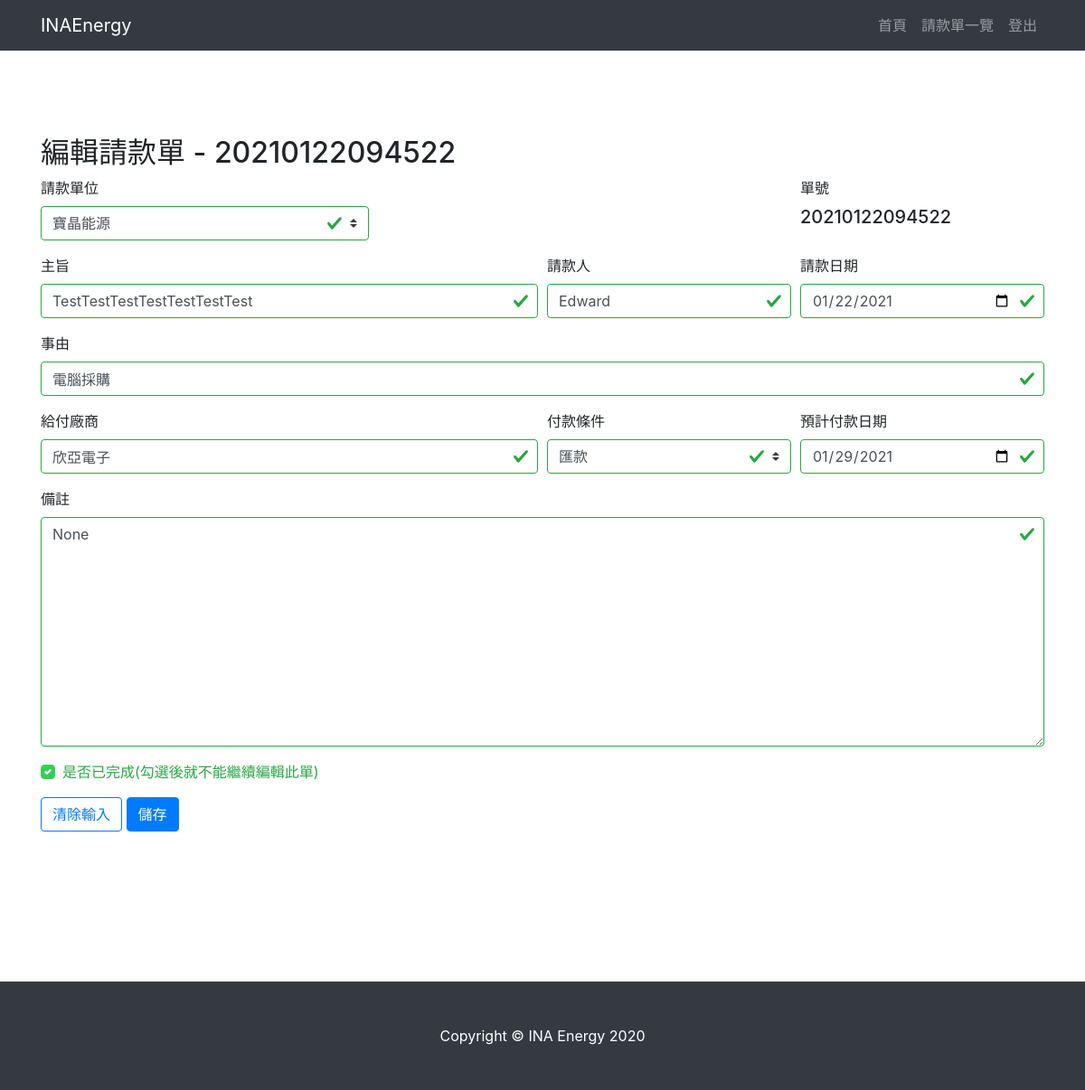
Page /invoice/5/update/ (signed in) on the committed database.
### invoice/models.py (models this page shows, shortened)
class Invoice(models.Model):
    REMIT = '匯款'
    CHECK = '支票'
    CASH = '現金'
    PAY_METHOD_CHOICE = (
        (REMIT, '匯款'),
        (CHECK, '支票'),
        (CASH, '現金'),
    )
    serial_num = models.CharField(max_length=15)
    employee = models.CharField(max_length=20)
    title = models.CharField(max_length=100)
    purpose = models.CharField(max_length=200)
    filldate = models.DateField(
        default=timezone.now()
    )
    request_unit = models.ForeignKey(
        'RequestUnit',
        on_delete=models.PROTECT,
    )
    pay_comp = models.CharField(max_length=100)
    pay_methold = models.CharField(
        max_length=10,
        choices=PAY_METHOD_CHOICE,
        default=REMIT,
    )
    pay_date = models.DateField()
    is_approved = models.BooleanField(default=False)
    is_completed = models.BooleanField(default=False)
    is_valid = models.BooleanField(default=True)
    remark = models.CharField(max_length=500, default="None")
    creat_time = models.DateTimeField(auto_now_add=True)
    update_time = models.DateTimeField(auto_now=True)

### invoice/views.py (the view)
# urls.py: path('<int:invoice_id>/update/', views.invoice_update, name='InvoiceUpdate'),
@login_required
def invoice_update(request, invoice_id):
    invoice = Invoice.objects.get(pk=invoice_id)
    form = InvoiceUpdateModelForm(instance=invoice)
    template = loader.get_template('invoice/edit.html')
    if request.method == "POST":
        form = InvoiceUpdateModelForm(request.POST, instance=invoice)
        if form.is_valid():
            form.save()
        return redirect("/invoice/" + str(invoice_id))
    context = {
        'invoice': invoice,
        'form': form,
    }
    return HttpResponse(template.render(context, request))

### invoice/forms.py
class InvoiceUpdateModelForm(forms.ModelForm):
    class Meta:
        model = Invoice
        exclude = ['serial_num', 'is_approved', 'is_valid']
        widgets = {
            'employee': forms.TextInput(attrs={'class': 'form-control is-valid'}),
            'title': forms.TextInput(attrs={'class': 'form-control is-valid'}),
            'purpose': forms.TextInput(attrs={'class': 'form-control is-valid'}),
            'filldate': forms.DateInput(attrs={'class': 'form-control is-valid', 'type': 'date'}),
            'request_unit': forms.Select(attrs={'class': 'custom-select'}),
            'pay_comp': forms.TextInput(attrs={'class': 'form-control is-valid'}),
            'pay_methold': forms.Select(attrs={'class': 'custom-select'}),
            'pay_date': forms.DateInput(attrs={'class': 'form-control is-valid', 'type': 'date'}),
            'remark': forms.Textarea(attrs={'class': 'form-control is-valid'}),
            'is_completed': forms.CheckboxInput(attrs={'class': 'custom-control-input'})
        }

### invoice/models.py (called while the page is built)
    def __str__(self):
        return self.short_name

### inainvoice/template/invoice/edit.html (shortened to what this page needs)
{% extends 'frame/base.html' %}
{% block content %}
  <section>
    <div class="container">
      <div class="row">
        <div class="col-lg-11">
          <h2>編輯請款單 - {{ invoice.serial_num }}</h2>
        </div>
      </div>
      <form class="was-validated" action="" method="POST">
        <div class="form-row mb-3">
          <div class="col-lg-4">
            <label for="{{ form.request_unit.name }}">請款單位</label>
            {{ form.request_unit }}
          </div>
          <div class="col-lg-5">
          </div>
          <div class="col-lg-3">
            <label for="">單號</label>
            <h5>{{ invoice.serial_num }}</h5>
          </div>
        </div>
        <div class="form-row mb-3">
          <div class=col-lg-6>
            <label for="{{ form.title.name }}">主旨</label>
            {{ form.title }}
          </div>
          <div class=col-lg-3>
            <label for="{{ form.employee.name }}">請款人</label>
            {{ form.employee }}
          </div>
          <div class=col-lg-3>
            <label for="{{ form.filldate.name }}">請款日期</label>
            {{ form.filldate }}
          </div>
        </div>
        <div class="form-row mb-3">
          <div class="col-lg-12">
            <label for="{{ form.purpose.name }}">事由</label>
            {{ form.purpose }}
          </div>
        </div>
        <div class="form-row mb-3">
          <div class="col-lg-6">
            <label for="{{ form.pay_comp.name }}">給付廠商</label>
            {{ form.pay_comp }}
          </div>
          <div class="col-lg-3">
            <label for="{{ form.pay_methold.name }}">付款條件</label>
            {{ form.pay_methold }}
          </div>
          <div class="col-lg-3">
            <label for="{{ form.pay_date.name }}">預計付款日期</label>
            {{ form.pay_date }}
          </div>
        </div>
        <div class="form-row mb-3">
          <div class="col-lg-12">
            <label for="{{ form.remark.name }}">備註</label>
            {{ form.remark }}
          </div>
        </div>
        <div class="form-row mb-3">
          <div class="col-lg-12">
            <div class="custom-control custom-checkbox">
              <label class="custom-control-label" for="id_{{ form.is_completed.name }}">是否已完成(勾選後就不能繼續編輯此單)</label>
            </div>
          </div>
        </div>
        <div class="form-row mb-3">
          <div class="col-lg-12">
            <input class="btn btn-outline-primary" type="reset" value="清除輸入">
            <button class="btn btn-primary" type="submit">儲存</button>
          </div>
        </div>
      </form>
    </div>
  </section>
{% endblock %}

### inainvoice/static/css/scrolling-nav.css (style rules this page uses)
section { padding: 150px 0; }

### rows in the picture
Invoice: serial_num "20210122094522", request_unit "寶晶能源", title "TestTestTestTestTestTestTest", employee "Edward", filldate "01/22/2021", purpose "電腦採購", pay_comp "欣亞電子", pay_methold "匯款", pay_date "01/29/2021", remark "None"
